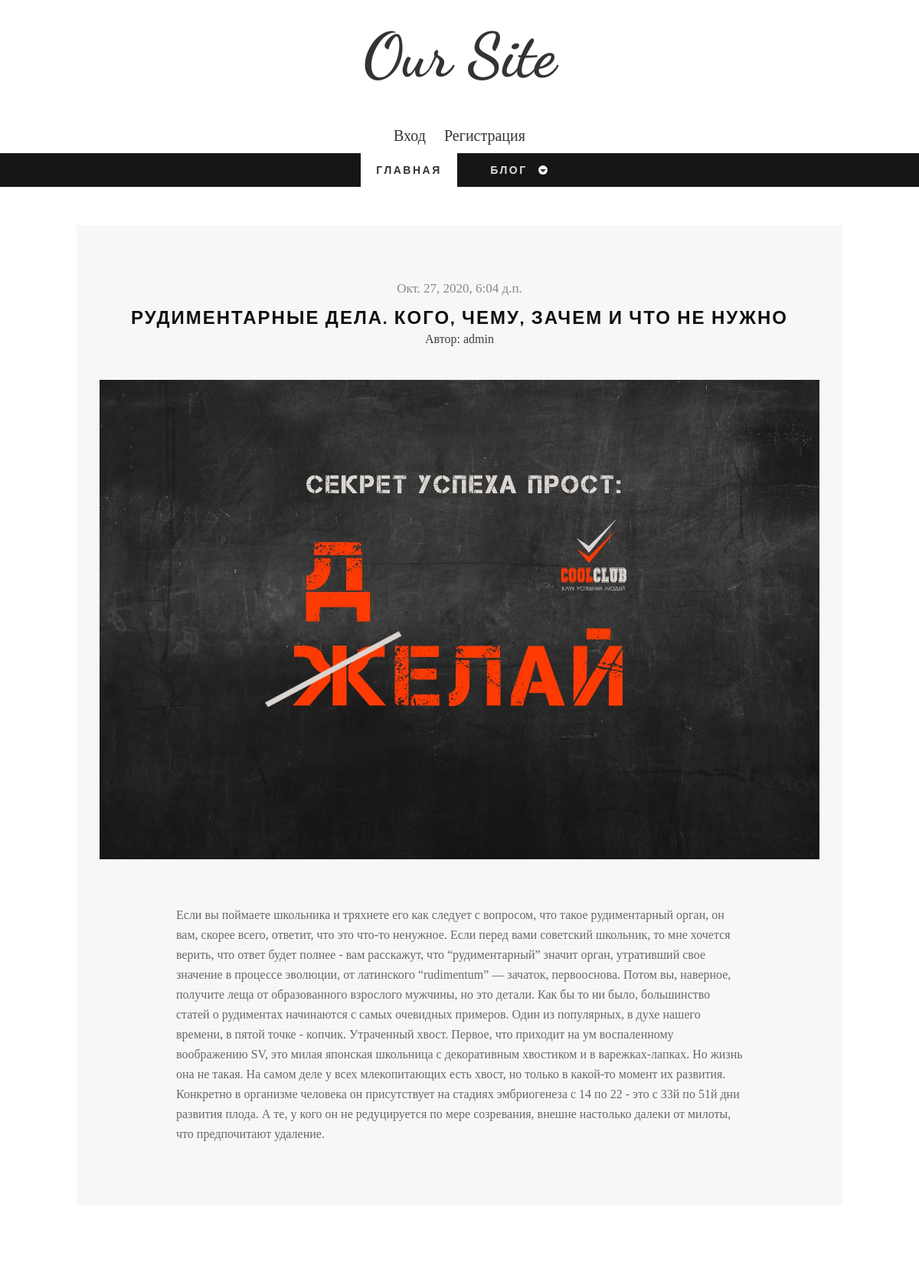
Page /blog/2 on the committed database.
### blog/models.py (models this page shows)
class Post(models.Model):
    title = models.CharField("Название", max_length=100)
    text = models.TextField("Текст")
    date = models.DateTimeField("Дата публикации", default=timezone.now)
    author = models.ForeignKey(User, verbose_name="Автор", on_delete=models.CASCADE)
    image = models.ImageField("Изображение", default='', upload_to='posts/')
    class Meta():
        verbose_name = "Пост"
        verbose_name_plural = "Посты"

### blog/views.py (the view)
# urls.py: path('blog/<int:pk>', views.BlogDetailView.as_view(), name='single-page')
class BlogDetailView(DetailView):
    model = Post
    template_name = 'blog/single.html'
    context_object_name = 'post'
    def get_context_data(self, **kwargs):
        ctx = super(BlogDetailView, self).get_context_data(**kwargs)
        ctx['title'] = f'Запись - {Post.title}'
        return ctx

### blog/templates/blog/single.html
{% extends 'blog/main.html' %}
	{% block content %}
		<div class="wrap-container">
			<div id="main-content">
				<div class="wrap-content">
					<div class="row">
						<article class="single-post zerogrid">
							<div class="row wrap-post">
								<div class="entry-header">
									<span class="time">{{ post.date }}</span>
									<h2 class="entry-title"><a href="{% url 'single-page' post.id %}">{{ post.title }}</a></h2>
									<span>Автор: {{ post.author }}</span>
								</div>
								<div class="post-thumbnail-wrap">
									<img src="{{ post.image.url }}">
								</div>
								<div class="entry-content">
									<div class="excerpt">
										<p>{{ post.text }}</p>
									</div>
								</div>
							</div>
						</article>
					</div>
				</div>
			</div>
		</div>
	{% endblock%}

### blog/static/blog/css/zerogrid.css (style rules this page uses)
.zerogrid { width: 1000px; position: relative; margin: 0 auto; padding: 0px; }
.zerogrid:after { content: "\0020"; display: block; height: 0; clear: both; visibility: hidden; }
.zerogrid .row:before,.row:after { content: '\0020'; display: block; overflow: hidden; visibility: hidden; width: 0; height: 0; }
.zerogrid .row:after { clear: both; }
.zerogrid .row { zoom: 1; }

### blog/static/blog/css/style.css (style rules this page uses)
a,abbr,acronym,address,applet,article,aside,audio,b,blockquote,big,body,center,canvas,caption,cite,code,command,datalist,dd,del,details,dfn,dl,div,dt,em,embed,fieldset,figcaption,figure,font,footer,form,h1,h2,h3,h4,h5,h6,header,hgroup,html,i,iframe,img,ins,kbd,keygen,label,legend,li,meter,nav,object,ol,output,p,pre,progress,q,s,samp,section,small,span,source,strike,strong,sub,sup,table,tbody,tfoot,thead,th,tr,tdvideo,tt,u,ul,var { background:transparent;border:0 none;font-size:100%;margin:0;padding:0;border:0;outline:0;vertical-align:top; }
img { vertical-align:top; }
article, aside, audio, canvas, command, datalist, details, embed, figcaption, figure, footer, header, hgroup, keygen, meter, nav, output, progress, section, source, video { display:block; }
* { -webkit-box-sizing: border-box; -moz-box-sizing: border-box; box-sizing: border-box; }
html { -webkit-text-size-adjust: none; }
img { max-width:100%; height: auto;width: auto\9; }
a { color: #333;text-decoration: none; }
h1, h2 { font-size: 25px;line-height: 30px; }
h1, h2, h3, h4, h5, h6 { clear: both;hyphens: auto; color: #000;line-height: 1.2;font-family: 'Montserrat', sans-serif;letter-spacing: 1px; }
p { margin: 10px 0; }
.post:after, .post:before, article:after, article:before, section:after, section:before { clear: both; content: '\0020'; display: block; visibility: hidden; width: 0; height: 0; }
html, body { width:100%; padding:0; margin:0; }
body { font: 16px/26px Arial, Helvetica, sans-serif;font-family: 'Crimson Text', serif;background: #fff; }
#main-content .wrap-content { padding: 50px 0; }
.single-post .wrap-post, .comments-are { background: #f7f7f7;padding:30px; position: relative; }
.single-post .wrap-post { margin-bottom: 50px; }
article { background: #ffffff; color: #3F3F3F; margin-bottom: 40px;padding-bottom: 10px; }
article:after, article:before { clear: both; content: '\0020'; display: block; visibility: hidden; width: 0; height: 0; }
article .post-thumbnail-wrap { text-align: center;width: 100%;margin-bottom: 10px; }
article .entry-header { text-align: center; }
article.single-post .entry-header { padding: 40px 0; }
article.single-post .entry-header h2.entry-title { font-family: 'Cabin', Helvetica, sans-serif;font-size: 24px;font-weight: bold;line-height: 30px;color: #111;letter-spacing: 2px;margin: 0;text-transform: uppercase; }
article.single-post .entry-header h2.entry-title a { color: #111;margin: 0; }
article .entry-header .time { font-family: "Merriweather",Georgia,serif;color: #888;font-size: 17px;padding-bottom: 10px;display: block; }
article .entry-content { padding: 40px 100px; text-align: left; }
article .entry-content p { font-size: 16px;color: #686868; }

### rows in the picture
Post: date "Окт. 27, 2020, 6:04 д.п.", title "РУДИМЕНТАРНЫЕ ДЕЛА. КОГО, ЧЕМУ, ЗАЧЕМ И ЧТО НЕ НУЖНО", author "admin", image (picture), text "Если вы поймаете школьника и тряхнете его как следует с вопросом, что такое рудиментарный орган, он вам, скорее всего, ответит, что это что-то ненужное. Если перед вами советский школьник, то мне хочется верить, что ответ будет полнее - вам расскажут, что “рудиментарный” значит орган, утративший свое значение в процессе эволюции, от латинского “rudimentum” — зачаток, первооснова. Потом вы, наверное, получите леща от образованного взрослого мужчины, но это детали. Как бы то ни было, большинство статей о рудиментах начинаются с самых очевидных примеров. Один из популярных, в духе нашего времени, в пятой точке - копчик. Утраченный хвост. Первое, что приходит на ум воспаленному воображению SV,…"
